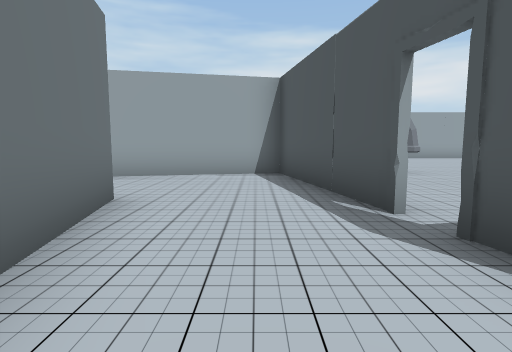
[1] (above)

24 first-person views from a walk through a Unity game level. The camera is 1.4 m above the floor, tilts 6° down and sees 80° across. The floor is counted in squares, 2 m on a side. Each view is taken from the middle of a square. On the plan, view 1 faces up. The plan holds only what a view shows up to about 10 squares ahead; the rest is blank. The place goes on beyond the plan. The player is left out.

[2]
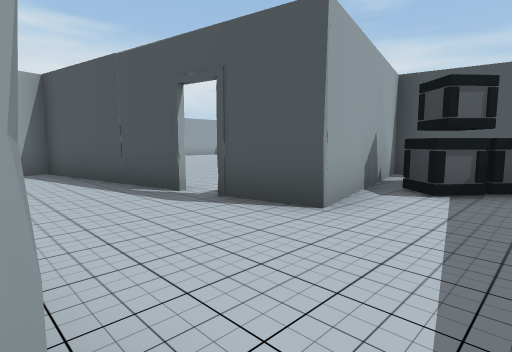

[3]
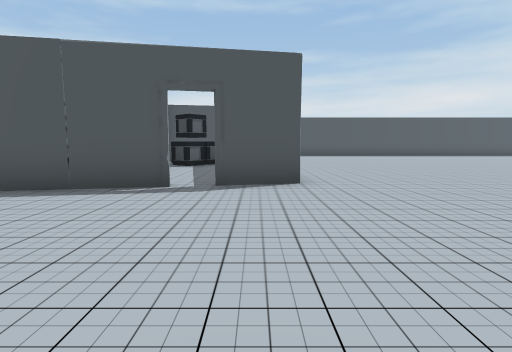

[4]
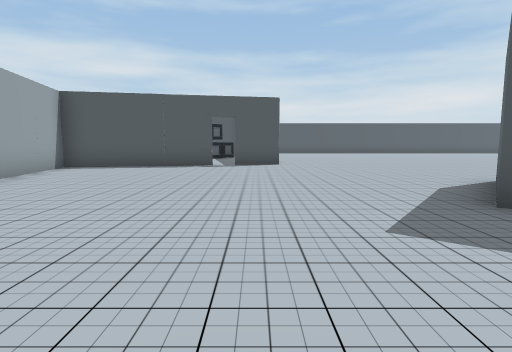

[5]
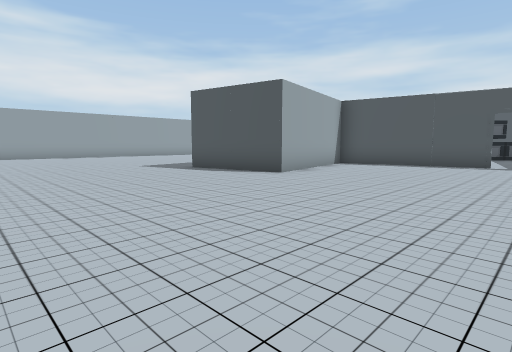

[6]
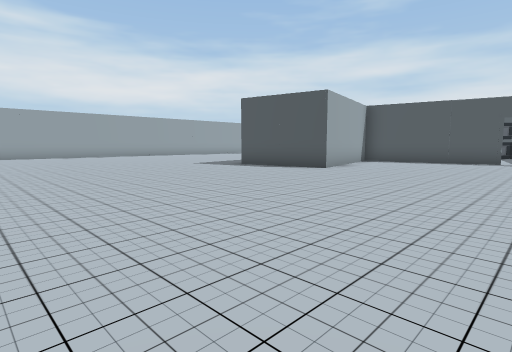

[7]
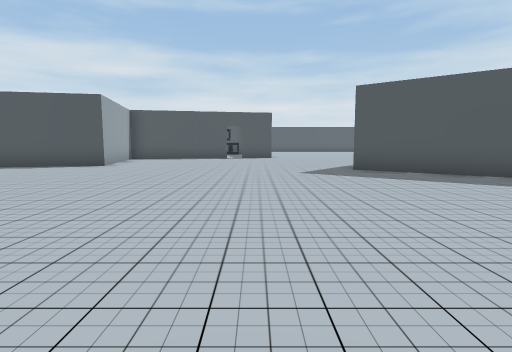

[8]
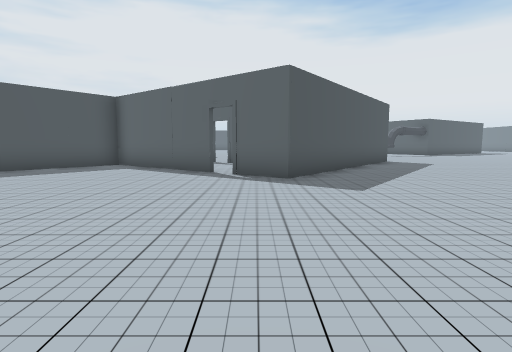

[9]
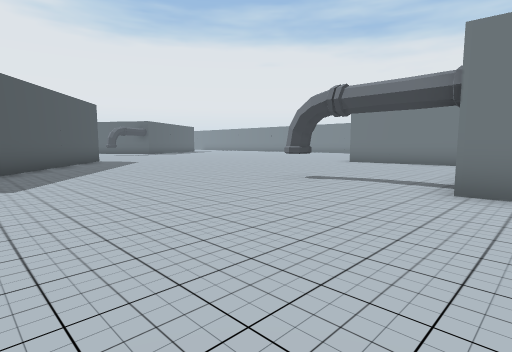

[10]
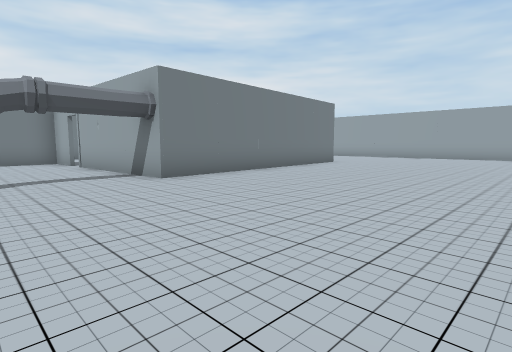

[11]
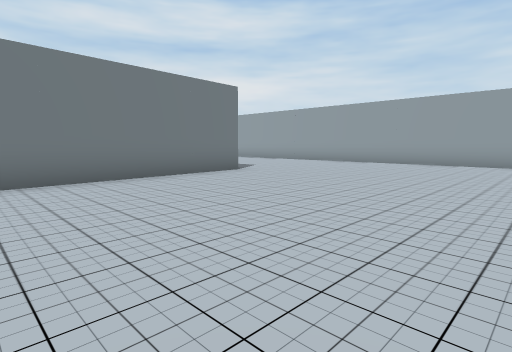

[12]
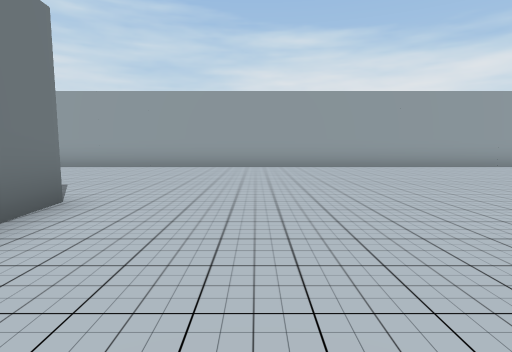

[13]
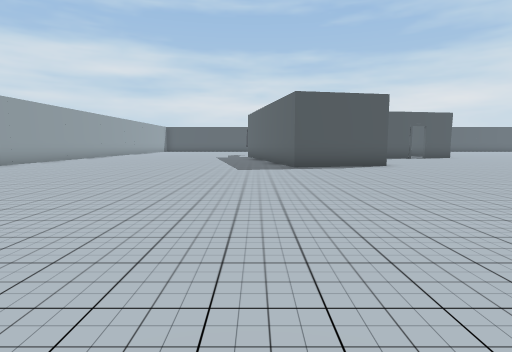

[14]
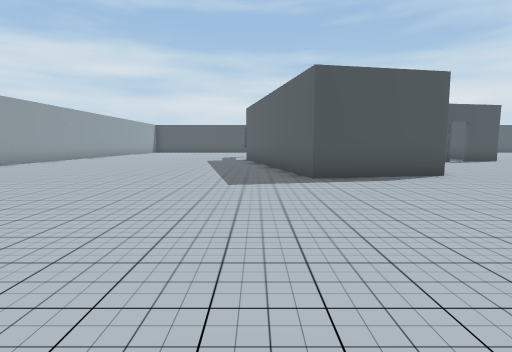

[15]
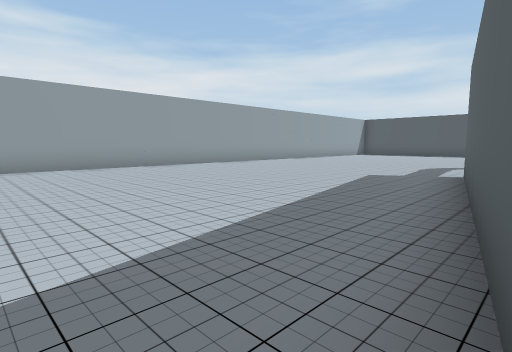

[16]
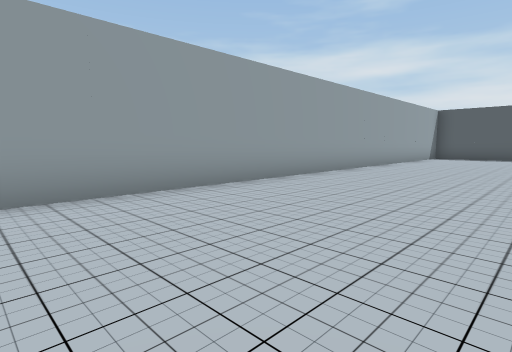

[17]
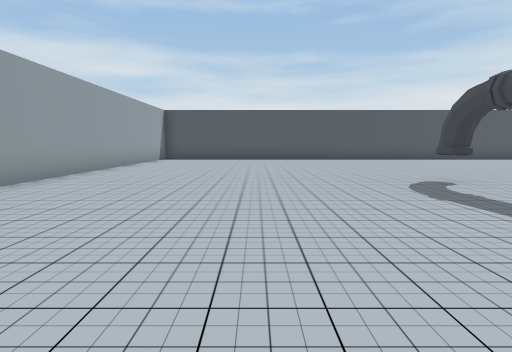

[18]
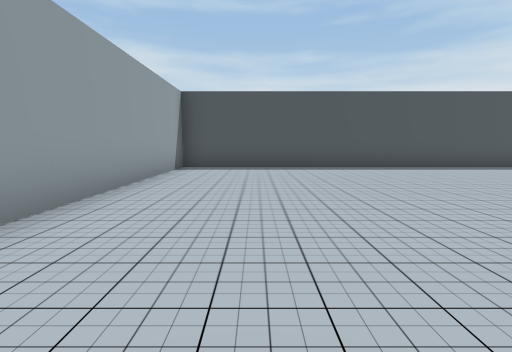

[19]
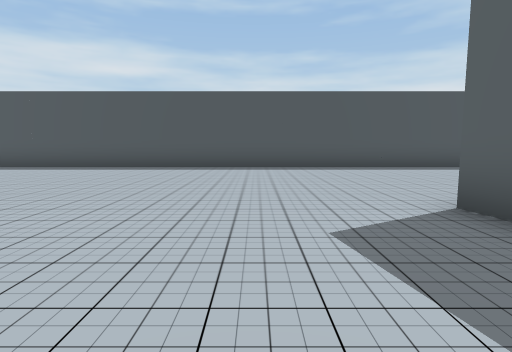

[20]
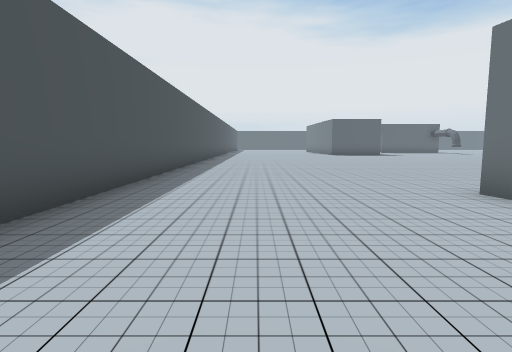

[21]
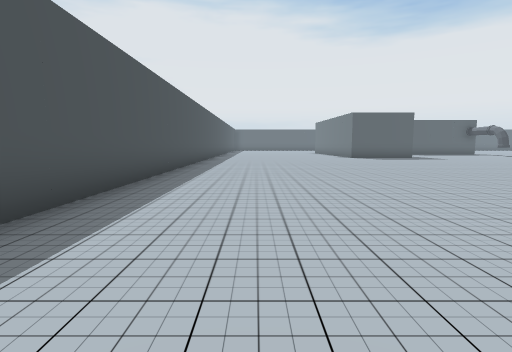

[22]
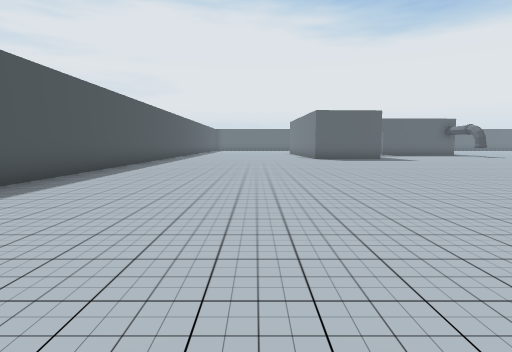

[23]
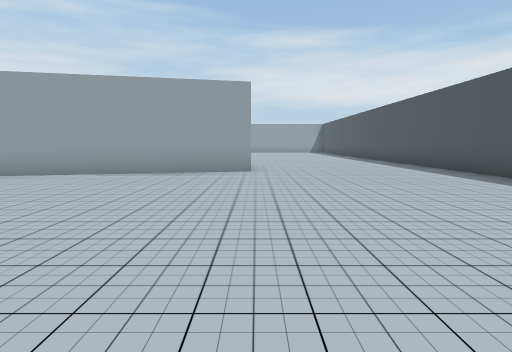

[24]
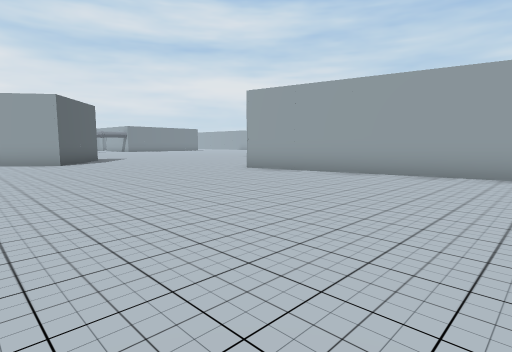

### Floor plan
Ten units are one square. View 1 is at (0, 0); x grows to the right and y downward. Boxes are objects, and circles mark ways between rooms. Rooms are numbered by the first view taken in them; rooms with no view inside come last. Other rooms are left out.
<svg viewBox="-271 -157 398 282">
<path fill="none" stroke="#000" d="M44 6 35 -2M62 -17 18 -8 15 -23M-10 6 -19 -38 -63 -28 -69 -58 6 -74M35 -2 40 -7M-101 79 -77 47 -53 65 -63 80M-139 55 -108 79M56 -17 64 -18M66 4 62 -17M68 7 69 12 -6 28 -9 13M-112 -152 -250 -152M-189 84 -157 41 -145 51M-213 -98 -207 -20 -252 -17M-260 -17 -266 -17M122 120 122 -152 -62 -152M-18 -40 -14 -15M14 -29 6 -73 -32 -65"/>
<rect x="-215" y="5" width="10" height="10" fill="#bbb"><title>pipe</title></rect>
<rect x="35" y="-75" width="10" height="10" fill="#bbb"><title>pipe</title></rect>
<circle cx="-10" cy="10" r="3" fill="#2a7"/>
<circle cx="0" cy="-20" r="3" fill="#2a7"/>
<text x="10" y="0">1</text>
<text x="-60" y="-20">2</text>
<text x="-10" y="-50">3</text>
</svg>
Room 1 opens to room 2. Room 1 opens to room 3.

Where each view was taken, in squares from view 1:
view 1: 0 up, 0 right, facing up
view 2: 1 down, 1 left, facing up-right
view 3: 2 down, 6 left, facing right
view 4: 2 down, 11 left, facing right
view 5: 2 down, 12 left, facing up-right
view 6: 2 down, 14 left, facing up-right
view 7: 2 down, 16 left, facing right
view 8: 2 up, 15 left, facing down
view 9: 3 up, 16 left, facing down-left
view 10: 1 down, 15 left, facing up-left
view 11: 4 up, 15 left, facing up-left
view 12: 6 up, 19 left, facing up
view 13: 7 up, 16 left, facing right
view 14: 7 up, 13 left, facing right
view 15: 6 up, 7 left, facing up-right
view 16: 11 up, 4 left, facing up-right
view 17: 11 up, 2 left, facing right
view 18: 13 up, 3 right, facing right
view 19: 4 up, 3 right, facing right
view 20: 3 up, 10 right, facing down
view 21: 1 down, 10 right, facing down
view 22: 2 down, 8 right, facing down
view 23: 9 down, 7 right, facing up
view 24: 9 down, 6 right, facing up-left
